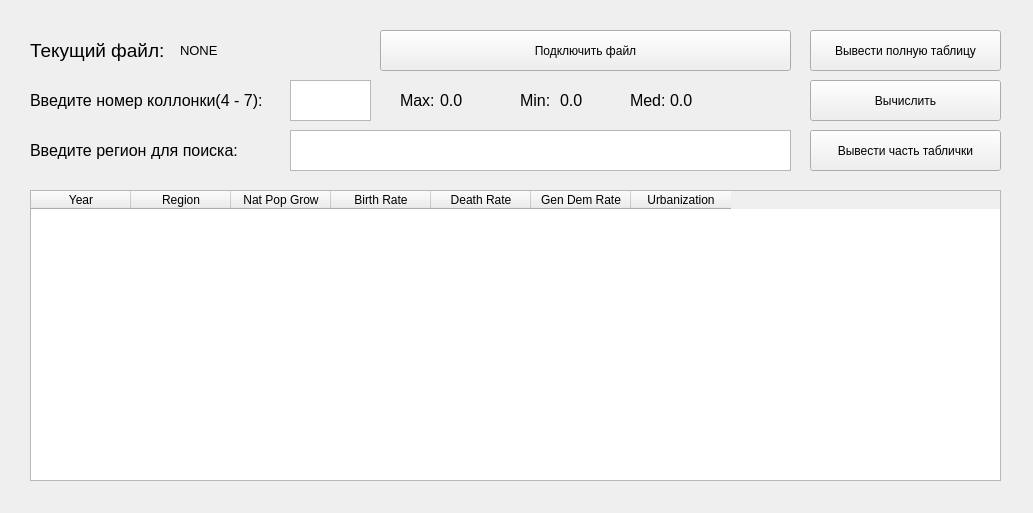
<?xml version="1.0" encoding="UTF-8"?>
<ui version="4.0">
 <class>MainWindow</class>
 <widget class="QMainWindow" name="MainWindow">
  <property name="geometry">
   <rect>
    <x>0</x>
    <y>0</y>
    <width>1033</width>
    <height>513</height>
   </rect>
  </property>
  <property name="minimumSize">
   <size>
    <width>1033</width>
    <height>513</height>
   </size>
  </property>
  <property name="maximumSize">
   <size>
    <width>1033</width>
    <height>513</height>
   </size>
  </property>
  <property name="windowTitle">
   <string>MainWindow</string>
  </property>
  <widget class="QWidget" name="centralwidget">
   <widget class="QTableWidget" name="tbl_main">
    <property name="geometry">
     <rect>
      <x>30</x>
      <y>190</y>
      <width>971</width>
      <height>291</height>
     </rect>
    </property>
    <property name="editTriggers">
     <set>QAbstractItemView::NoEditTriggers</set>
    </property>
    <column>
     <property name="text">
      <string>Year</string>
     </property>
    </column>
    <column>
     <property name="text">
      <string>Region</string>
     </property>
    </column>
    <column>
     <property name="text">
      <string notr="true" extracomment="Natural Population Growth">Nat Pop Grow</string>
     </property>
    </column>
    <column>
     <property name="text">
      <string>Birth Rate</string>
     </property>
    </column>
    <column>
     <property name="text">
      <string>Death Rate</string>
     </property>
    </column>
    <column>
     <property name="text">
      <string>Gen Dem Rate</string>
     </property>
    </column>
    <column>
     <property name="text">
      <string>Urbanization</string>
     </property>
    </column>
   </widget>
   <widget class="QPushButton" name="btn_view_all">
    <property name="geometry">
     <rect>
      <x>810</x>
      <y>30</y>
      <width>191</width>
      <height>41</height>
     </rect>
    </property>
    <property name="text">
     <string>Вывести полную таблицу</string>
    </property>
   </widget>
   <widget class="QPushButton" name="btn_view_part">
    <property name="geometry">
     <rect>
      <x>810</x>
      <y>130</y>
      <width>191</width>
      <height>41</height>
     </rect>
    </property>
    <property name="text">
     <string>Вывести часть таблички</string>
    </property>
   </widget>
   <widget class="QTextEdit" name="txt_region">
    <property name="geometry">
     <rect>
      <x>290</x>
      <y>130</y>
      <width>501</width>
      <height>41</height>
     </rect>
    </property>
    <property name="font">
     <font>
      <pointsize>13</pointsize>
     </font>
    </property>
   </widget>
   <widget class="QLabel" name="lbl_region">
    <property name="geometry">
     <rect>
      <x>30</x>
      <y>130</y>
      <width>261</width>
      <height>41</height>
     </rect>
    </property>
    <property name="font">
     <font>
      <pointsize>12</pointsize>
     </font>
    </property>
    <property name="text">
     <string>Введите регион для поиска:</string>
    </property>
   </widget>
   <widget class="QLabel" name="lbl_column">
    <property name="geometry">
     <rect>
      <x>30</x>
      <y>80</y>
      <width>261</width>
      <height>41</height>
     </rect>
    </property>
    <property name="font">
     <font>
      <pointsize>12</pointsize>
     </font>
    </property>
    <property name="text">
     <string>Введите номер коллонки(4 - 7):</string>
    </property>
   </widget>
   <widget class="QTextEdit" name="txt_column">
    <property name="geometry">
     <rect>
      <x>290</x>
      <y>80</y>
      <width>81</width>
      <height>41</height>
     </rect>
    </property>
    <property name="font">
     <font>
      <pointsize>13</pointsize>
     </font>
    </property>
    <property name="tabletTracking">
     <bool>false</bool>
    </property>
   </widget>
   <widget class="QPushButton" name="btn_column_count">
    <property name="geometry">
     <rect>
      <x>810</x>
      <y>80</y>
      <width>191</width>
      <height>41</height>
     </rect>
    </property>
    <property name="text">
     <string>Вычислить</string>
    </property>
   </widget>
   <widget class="QLabel" name="lbl_txt_main">
    <property name="geometry">
     <rect>
      <x>400</x>
      <y>80</y>
      <width>41</width>
      <height>41</height>
     </rect>
    </property>
    <property name="font">
     <font>
      <pointsize>12</pointsize>
     </font>
    </property>
    <property name="text">
     <string>Max:</string>
    </property>
   </widget>
   <widget class="QLabel" name="lbl_max">
    <property name="geometry">
     <rect>
      <x>440</x>
      <y>80</y>
      <width>41</width>
      <height>41</height>
     </rect>
    </property>
    <property name="font">
     <font>
      <pointsize>12</pointsize>
     </font>
    </property>
    <property name="mouseTracking">
     <bool>true</bool>
    </property>
    <property name="acceptDrops">
     <bool>false</bool>
    </property>
    <property name="text">
     <string>0.0</string>
    </property>
   </widget>
   <widget class="QLabel" name="lbl_txt_min">
    <property name="geometry">
     <rect>
      <x>520</x>
      <y>80</y>
      <width>41</width>
      <height>41</height>
     </rect>
    </property>
    <property name="font">
     <font>
      <pointsize>12</pointsize>
     </font>
    </property>
    <property name="text">
     <string>Min:</string>
    </property>
   </widget>
   <widget class="QLabel" name="lbl_min">
    <property name="geometry">
     <rect>
      <x>560</x>
      <y>80</y>
      <width>41</width>
      <height>41</height>
     </rect>
    </property>
    <property name="font">
     <font>
      <pointsize>12</pointsize>
     </font>
    </property>
    <property name="mouseTracking">
     <bool>true</bool>
    </property>
    <property name="text">
     <string>0.0</string>
    </property>
   </widget>
   <widget class="QLabel" name="lbl_med">
    <property name="geometry">
     <rect>
      <x>670</x>
      <y>80</y>
      <width>41</width>
      <height>41</height>
     </rect>
    </property>
    <property name="font">
     <font>
      <pointsize>12</pointsize>
     </font>
    </property>
    <property name="mouseTracking">
     <bool>true</bool>
    </property>
    <property name="tabletTracking">
     <bool>false</bool>
    </property>
    <property name="acceptDrops">
     <bool>false</bool>
    </property>
    <property name="text">
     <string>0.0</string>
    </property>
   </widget>
   <widget class="QLabel" name="lbl_txt_med">
    <property name="geometry">
     <rect>
      <x>630</x>
      <y>80</y>
      <width>41</width>
      <height>41</height>
     </rect>
    </property>
    <property name="font">
     <font>
      <pointsize>12</pointsize>
     </font>
    </property>
    <property name="text">
     <string>Med:</string>
    </property>
   </widget>
   <widget class="QPushButton" name="btn_connect_file">
    <property name="geometry">
     <rect>
      <x>380</x>
      <y>30</y>
      <width>411</width>
      <height>41</height>
     </rect>
    </property>
    <property name="text">
     <string>Подключить файл</string>
    </property>
   </widget>
   <widget class="QLabel" name="lbl_file">
    <property name="geometry">
     <rect>
      <x>30</x>
      <y>30</y>
      <width>141</width>
      <height>41</height>
     </rect>
    </property>
    <property name="font">
     <font>
      <pointsize>14</pointsize>
     </font>
    </property>
    <property name="text">
     <string>Текущий файл: </string>
    </property>
   </widget>
   <widget class="QLabel" name="lbl_file_name">
    <property name="geometry">
     <rect>
      <x>180</x>
      <y>30</y>
      <width>191</width>
      <height>41</height>
     </rect>
    </property>
    <property name="font">
     <font>
      <pointsize>10</pointsize>
     </font>
    </property>
    <property name="text">
     <string>NONE</string>
    </property>
   </widget>
  </widget>
 </widget>
 <resources/>
 <connections/>
</ui>
